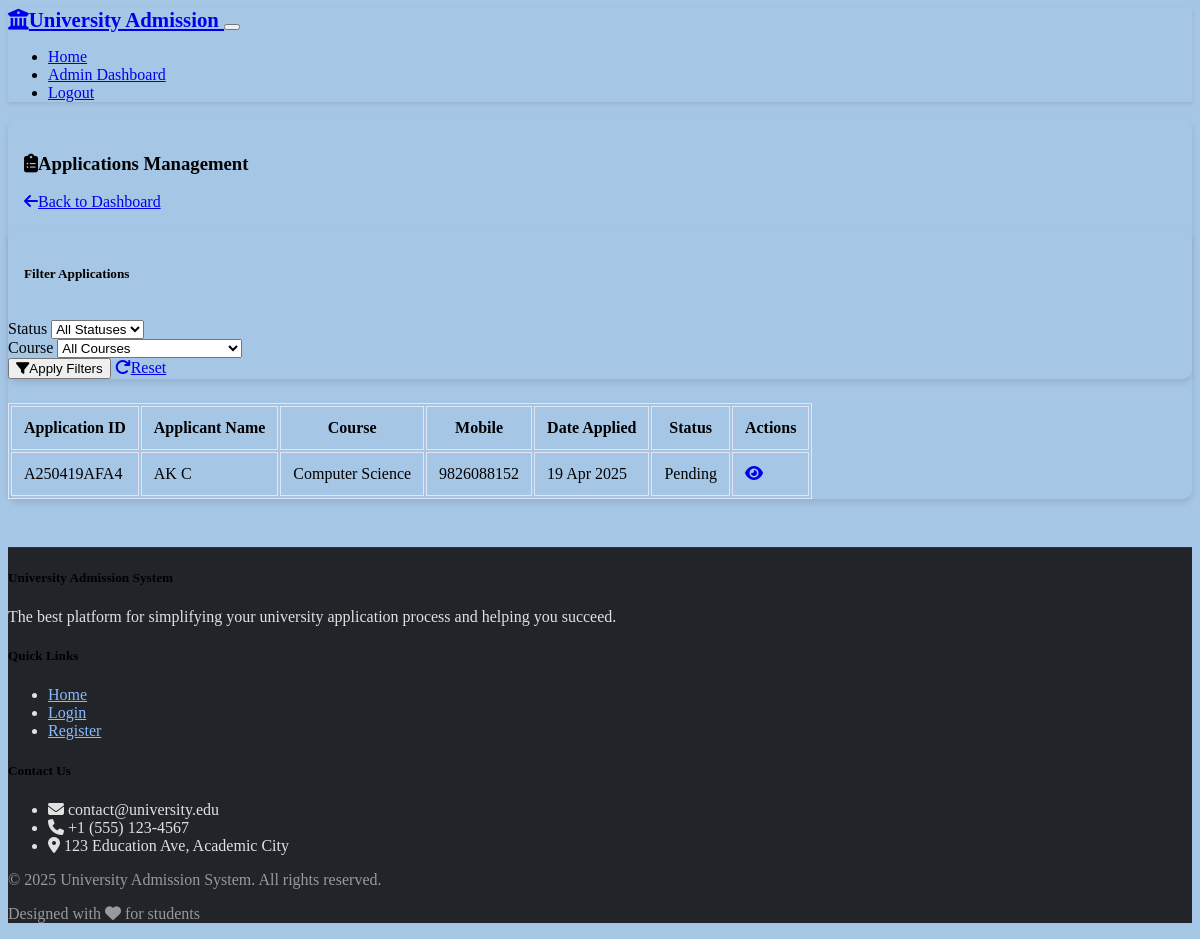
Screenshot of /admin/applications (signed in) with the database file from the repository.
### university_admission_vs_code/models.py (models this page shows, shortened)
class Application(db.Model):
    id = db.Column(db.Integer, primary_key=True)
    application_id = db.Column(db.String(10), unique=True, nullable=False)
    user_id = db.Column(db.Integer, db.ForeignKey('user.id'), nullable=False)
    course_id = db.Column(db.Integer, db.ForeignKey('course.id'), nullable=True)
    first_name = db.Column(db.String(50), nullable=False)
    last_name = db.Column(db.String(50), nullable=False)
    date_of_birth = db.Column(db.Date, nullable=False)
    gender = db.Column(db.String(1), nullable=False)  # M, F, O
    mobile_number = db.Column(db.String(15), nullable=False)
    email = db.Column(db.String(120), nullable=False)
    aadhar_number = db.Column(db.String(12), nullable=False)
    status = db.Column(db.String(20), default='Pending')  # Pending, Approved, Rejected
    is_complete = db.Column(db.Boolean, default=False)
    date_created = db.Column(db.DateTime, default=datetime.utcnow)
    date_updated = db.Column(db.DateTime, default=datetime.utcnow, onupdate=datetime.utcnow)
    photo_filename = db.Column(db.String(100), nullable=True)
    signature_filename = db.Column(db.String(100), nullable=True)
    aadhar_card_filename = db.Column(db.String(100), nullable=True)

class Course(db.Model):
    id = db.Column(db.Integer, primary_key=True)
    name = db.Column(db.String(100), nullable=False)
    code = db.Column(db.String(10), unique=True, nullable=False)
    duration = db.Column(db.Integer, nullable=False)  # Duration in years
    description = db.Column(db.Text, nullable=True)
    is_active = db.Column(db.Boolean, default=True)
    applications = db.relationship('Application', backref='course', lazy=True)

### university_admission_vs_code/routes.py (the view)
@app.route('/admin/applications')
@login_required
def admin_applications():
    if not current_user.is_admin:
        flash('You do not have permission to access this page.', 'danger')
        return redirect(url_for('dashboard'))
    status = request.args.get('status', '')
    course_id = request.args.get('course_id', '')
    query = Application.query
    if status:
        query = query.filter_by(status=status)
    if course_id and course_id.isdigit():
        query = query.filter_by(course_id=int(course_id))
    applications = query.order_by(Application.date_created.desc()).all()
    courses = Course.query.all()
    return render_template(
        'admin/applications.html',
        applications=applications,
        courses=courses,
        current_status=status,
        current_course_id=course_id
    )

### university_admission_vs_code/models.py (called while the page is built)
@login_manager.user_loader
def load_user(user_id):
    return User.query.get(int(user_id))

### university_admission_vs_code/templates/admin/applications.html (shortened to what this page needs)
{% extends 'base.html' %}
{% block content %}
<div class="card shadow mb-4">
    <div class="card-header bg-primary text-white d-flex justify-content-between align-items-center">
        <h3 class="mb-0"><i class="fas fa-clipboard-list me-2"></i>Applications Management</h3>
        <a href="{{ url_for('admin_dashboard') }}" class="btn btn-light">
            <i class="fas fa-arrow-left me-2"></i>Back to Dashboard
        </a>
    </div>
    <div class="card-body">
        <div class="card mb-4">
            <div class="card-header bg-black">
                <h5 class="mb-0">Filter Applications</h5>
            </div>
            <div class="card-body">
                <form method="get" class="row g-3">
                    <div class="col-md-4">
                        <label for="status" class="form-label">Status</label>
                        <select class="form-select" id="status" name="status">
                            <option value="">All Statuses</option>
                        </select>
                    </div>
                    <div class="col-md-4">
                        <label for="course_id" class="form-label">Course</label>
                        <select class="form-select" id="course_id" name="course_id">
                            <option value="">All Courses</option>
                        </select>
                    </div>
                    <div class="col-md-4 d-flex align-items-end">
                        <button type="submit" class="btn btn-primary me-2">
                            <i class="fas fa-filter me-2"></i>Apply Filters
                        </button>
                        <a href="{{ url_for('admin_applications') }}" class="btn btn-secondary">
                            <i class="fas fa-redo me-2"></i>Reset
                        </a>
                    </div>
                </form>
            </div>
        </div>
        <div class="table-responsive">
            <table class="table table-bordered table-striped">
                <thead class="table-dark">
                    <tr>
                        <th>Application ID</th>
                        <th>Applicant Name</th>
                        <th>Course</th>
                        <th>Mobile</th>
                        <th>Date Applied</th>
                        <th>Status</th>
                        <th>Actions</th>
                    </tr>
                </thead>
                <tbody>
                    {% for application in applications %}
                    <tr>
                        <td>{{ application.application_id }}</td>
                        <td>{{ application.first_name }} {{ application.last_name }}</td>
                        <td>{{ application.course.name if application.course else 'N/A' }}</td>
                        <td>{{ application.mobile_number }}</td>
                        <td>{{ application.date_created.strftime('%d %b %Y') }}</td>
                        <td>
                            {% if application.status == 'Pending' %}
                                <span class="badge bg-warning">{{ application.status }}</span>
                            {% elif application.status == 'Approved' %}
                                <span class="badge bg-success">{{ application.status }}</span>
                            {% else %}
                                <span class="badge bg-danger">{{ application.status }}</span>
                            {% endif %}
                        </td>
                        <td>
                            <a href="{{ url_for('admin_application_detail', application_id=application.application_id) }}" class="btn btn-sm btn-primary">
                                <i class="fas fa-eye"></i>
                            </a>
                        </td>
                    </tr>
                    {% else %}
                    <tr>
                        <td colspan="7" class="text-center">No applications found with the selected filters.</td>
                    </tr>
                    {% endfor %}
                </tbody>
            </table>
        </div>
    </div>
</div>
{% endblock %}

### university_admission_vs_code/static/css/main.css (style rules this page uses)
body { background-color: #a6c6e6; }
.card { border-radius: 10px; box-shadow: 0 4px 6px rgba(0, 0, 0, 0.1); margin-bottom: 1.5rem; border: none; }
.card-header { border-radius: 10px 10px 0 0 !important; padding: 1rem; }
.table-bordered { border: 1px solid #e3e6f0; }
.table-bordered th, .table-bordered td { border: 1px solid #e3e6f0; padding: 0.75rem; }

### rows the page displays
Application: application_id "A250419AFA4", first_name "AK", last_name "C", course "Computer Science", mobile_number "9826088152", date_created "19 Apr 2025", status "Pending"
